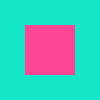
Frame 1 (no input)
Frame 60 (the mouse pressed at the canvas centre just before this capture): identical to frame 1, image omitted
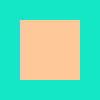
Frame 120 (the mouse held since frame 60 and released just before this capture)

The Processing sketch that drew these frames (run headless with seeded random() and noise(); from frame 60 on, the mouse is pressed at the canvas centre):

// Processing sketch: sketch_170411_3_if___
// ── sketch_170411_3_if___.pde
void setup() { 
  noStroke();
  float rectX =25;
  float rectY =25;
  
}
void draw() {
  background(20 ,230, 200);

  if ((25<mouseX && mouseX<75) && (25<mouseY && mouseY<75)) {
    fill(255, 200, 150);
    rect(25, 25, 50, 50); 
    if (mousePressed) {
      rect(20, 20, 60, 60);
    }
  } else {
    fill(255, 70, 150);
    rect(25, 25, 50, 50);
  }
}
